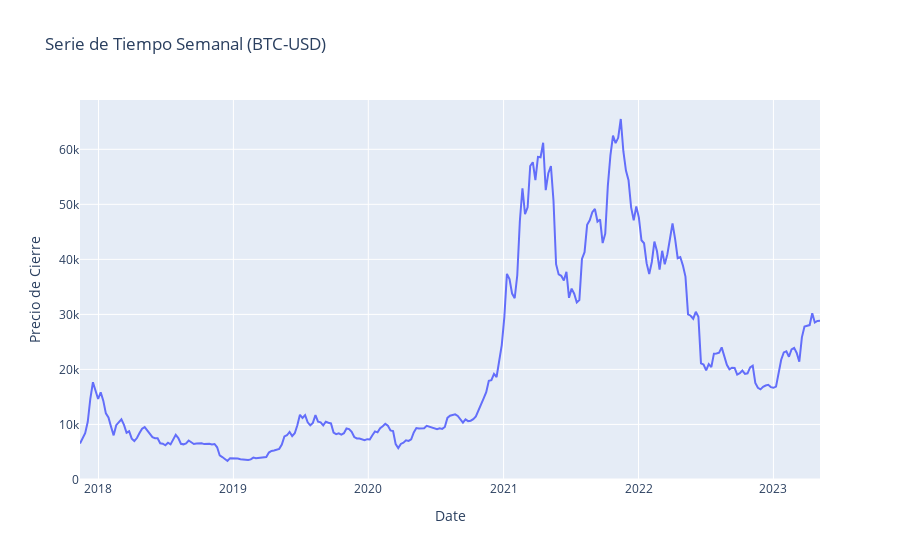
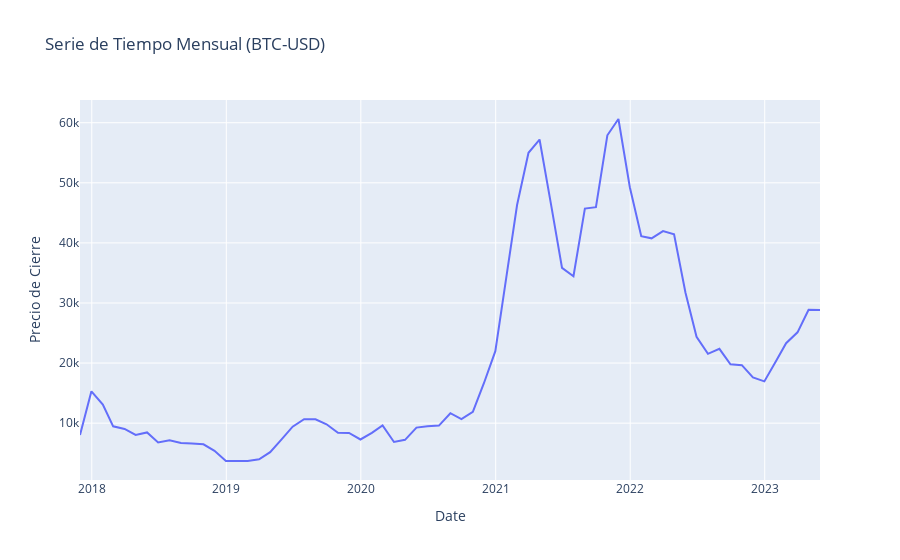
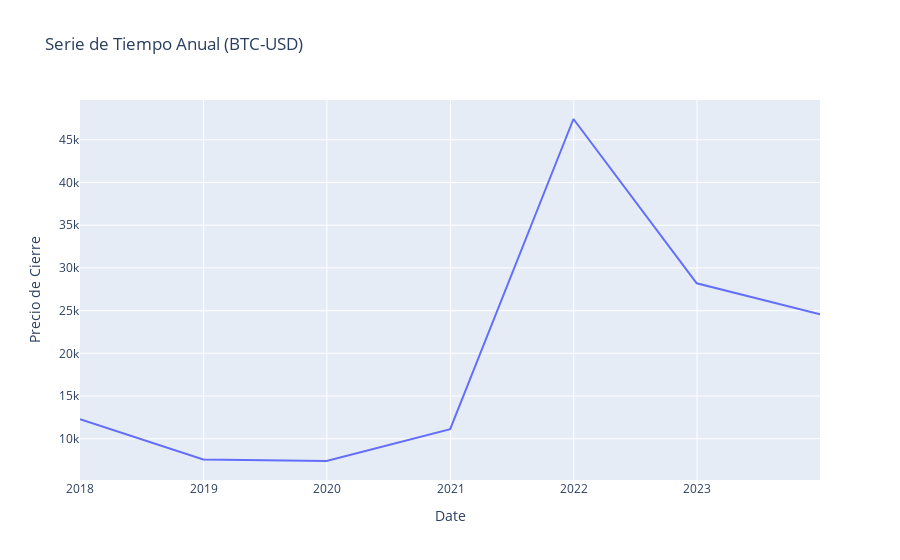

Here is the notebook cell these charts were saved with, in order:
### Markdown cell above
Ahora presentamos un código que realiza un análisis de los precios del Bitcoin en relación con el dólar estadounidense, estructurando la información de manera temporal para observar tendencias a largo plazo. A través de la agrupación de datos en intervalos semanales, mensuales y anuales, se calcula el precio medio del Bitcoin, permitiendo una evaluación clara de su comportamiento a lo largo del tiempo. Posteriormente, se generan gráficos lineales para visualizar estas tendencias. Este enfoque simplificado facilita la comprensión de la evolución del valor del Bitcoin, siendo una herramienta valiosa para informar decisiones financieras o de inversión.

### Code cell
btc_weekly = btc_data.resample('W').mean()
btc_monthly = btc_data.resample('M').mean()
btc_yearly = btc_data.resample('Y').mean()

fig_weekly = px.line(btc_weekly, x=btc_weekly.index, y='Close',
                     title='Serie de Tiempo Semanal (BTC-USD)',
                     labels={'x':'Fecha', 'Close':'Precio de Cierre'})

fig_monthly = px.line(btc_monthly, x=btc_monthly.index, y='Close',
                      title='Serie de Tiempo Mensual (BTC-USD)',
                      labels={'x':'Fecha', 'Close':'Precio de Cierre'})

fig_yearly = px.line(btc_yearly, x=btc_yearly.index, y='Close',
                     title='Serie de Tiempo Anual (BTC-USD)',
                     labels={'x':'Fecha', 'Close':'Precio de Cierre'})
fig_weekly.show()
fig_monthly.show()
fig_yearly.show()

### Figure 1 — Plotly figure (JSON) as saved in the notebook; plotly's stock layout.template omitted (floating-point values rounded to 4 significant figures; data arrays with more than 128 entries replaced by an {"elided": "..."} marker saying what was removed)
{"data": [{"hovertemplate": "Date=%{x}<br>Precio de Cierre=%{y}<extra></extra>", "legendgroup": "", "line": {"color": "#636efa", "dash": "solid"}, "marker": {"symbol": "circle"}, "mode": "lines", "name": "", "orientation": "v", "showlegend": false, "type": "scatter", "x": {"elided": "287 str values"}, "xaxis": "x", "y": {"elided": "287 float values"}, "yaxis": "y"}], "layout": {"legend": {"tracegroupgap": 0}, "title": {"text": "Serie de Tiempo Semanal (BTC-USD)"}, "xaxis": {"anchor": "y", "domain": [0, 1], "title": {"text": "Date"}}, "yaxis": {"anchor": "x", "domain": [0, 1], "title": {"text": "Precio de Cierre"}}}}

### Figure 2 — Plotly figure (JSON) as saved in the notebook; plotly's stock layout.template omitted (floating-point values rounded to 4 significant figures)
{"data": [{"hovertemplate": "Date=%{x}<br>Precio de Cierre=%{y}<extra></extra>", "legendgroup": "", "line": {"color": "#636efa", "dash": "solid"}, "marker": {"symbol": "circle"}, "mode": "lines", "name": "", "orientation": "v", "showlegend": false, "type": "scatter", "x": ["2017-11-30T00:00:00", "2017-12-31T00:00:00", "2018-01-31T00:00:00", "2018-02-28T00:00:00", "2018-03-31T00:00:00", "2018-04-30T00:00:00", "2018-05-31T00:00:00", "2018-06-30T00:00:00", "2018-07-31T00:00:00", "2018-08-31T00:00:00", "2018-09-30T00:00:00", "2018-10-31T00:00:00", "2018-11-30T00:00:00", "2018-12-31T00:00:00", "2019-01-31T00:00:00", "2019-02-28T00:00:00", "2019-03-31T00:00:00", "2019-04-30T00:00:00", "2019-05-31T00:00:00", "2019-06-30T00:00:00", "2019-07-31T00:00:00", "2019-08-31T00:00:00", "2019-09-30T00:00:00", "2019-10-31T00:00:00", "2019-11-30T00:00:00", "2019-12-31T00:00:00", "2020-01-31T00:00:00", "2020-02-29T00:00:00", "2020-03-31T00:00:00", "2020-04-30T00:00:00", "2020-05-31T00:00:00", "2020-06-30T00:00:00", "2020-07-31T00:00:00", "2020-08-31T00:00:00", "2020-09-30T00:00:00", "2020-10-31T00:00:00", "2020-11-30T00:00:00", "2020-12-31T00:00:00", "2021-01-31T00:00:00", "2021-02-28T00:00:00", "2021-03-31T00:00:00", "2021-04-30T00:00:00", "2021-05-31T00:00:00", "2021-06-30T00:00:00", "2021-07-31T00:00:00", "2021-08-31T00:00:00", "2021-09-30T00:00:00", "2021-10-31T00:00:00", "2021-11-30T00:00:00", "2021-12-31T00:00:00", "2022-01-31T00:00:00", "2022-02-28T00:00:00", "2022-03-31T00:00:00", "2022-04-30T00:00:00", "2022-05-31T00:00:00", "2022-06-30T00:00:00", "2022-07-31T00:00:00", "2022-08-31T00:00:00", "2022-09-30T00:00:00", "2022-10-31T00:00:00", "2022-11-30T00:00:00", "2022-12-31T00:00:00", "2023-01-31T00:00:00", "2023-02-28T00:00:00", "2023-03-31T00:00:00", "2023-04-30T00:00:00", "2023-05-31T00:00:00"], "xaxis": "x", "y": [8042.0, 15290.0, 13090.0, 9472.0, 9041.0, 8034.0, 8451.0, 6794.0, 7146.0, 6700.0, 6611.0, 6485.0, 5404.0, 3717.0, 3702.0, 3712.0, 3976.0, 5178.0, 7310.0, 9416.0, 10670.0, 10640.0, 9814.0, 8412.0, 8374.0, 7284.0, 8389.0, 9631.0, 6871.0, 7224.0, 9263.0, 9489.0, 9590.0, 11650.0, 10660.0, 11890.0, 16650.0, 21980.0, 34760.0, 46310.0, 55000.0, 57210.0, 46440.0, 35850.0, 34440.0, 45710.0, 45940.0, 57910.0, 60620.0, 49260.0, 41110.0, 40760.0, 41970.0, 41440.0, 31710.0, 24380.0, 21540.0, 22370.0, 19800.0, 19650.0, 17600.0, 16950.0, 20250.0, 23300.0, 25120.0, 28860.0, 28840.0], "yaxis": "y"}], "layout": {"legend": {"tracegroupgap": 0}, "title": {"text": "Serie de Tiempo Mensual (BTC-USD)"}, "xaxis": {"anchor": "y", "domain": [0, 1], "title": {"text": "Date"}}, "yaxis": {"anchor": "x", "domain": [0, 1], "title": {"text": "Precio de Cierre"}}}}

### Figure 3 — Plotly figure (JSON) as saved in the notebook; plotly's stock layout.template omitted (floating-point values rounded to 4 significant figures)
{"data": [{"hovertemplate": "Date=%{x}<br>Precio de Cierre=%{y}<extra></extra>", "legendgroup": "", "line": {"color": "#636efa", "dash": "solid"}, "marker": {"symbol": "circle"}, "mode": "lines", "name": "", "orientation": "v", "showlegend": false, "type": "scatter", "x": ["2017-12-31T00:00:00", "2018-12-31T00:00:00", "2019-12-31T00:00:00", "2020-12-31T00:00:00", "2021-12-31T00:00:00", "2022-12-31T00:00:00", "2023-12-31T00:00:00"], "xaxis": "x", "y": [12280.0, 7572.0, 7395.0, 11120.0, 47440.0, 28200.0, 24590.0], "yaxis": "y"}], "layout": {"legend": {"tracegroupgap": 0}, "title": {"text": "Serie de Tiempo Anual (BTC-USD)"}, "xaxis": {"anchor": "y", "domain": [0, 1], "title": {"text": "Date"}}, "yaxis": {"anchor": "x", "domain": [0, 1], "title": {"text": "Precio de Cierre"}}}}
